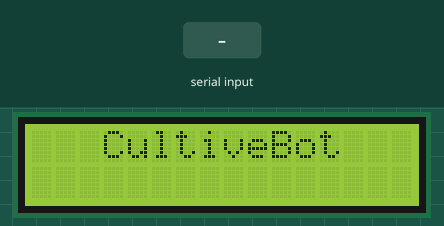
This sketch was run on a simulated Arduino Uno, built with avr-gcc and run on an emulated ATmega328P. Parts: 16×2 character LCD. The inputs (shaded band) are chosen by the test bench. What the sketch prints to the serial monitor is not drawn.

Above: at 1.2 s.
1.3 s: "a" received over Serial
At 2.3 s:
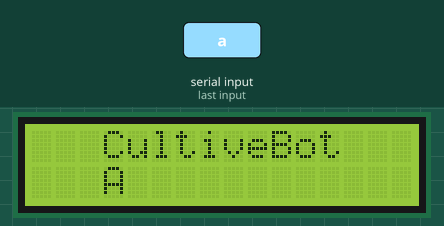
3.5 s: "s" received over Serial
At 4.4 s:
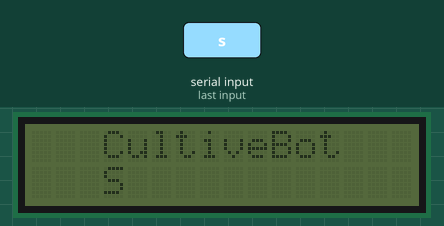
Timing chart, 0 to 6.5 s (numbered marks = the images above; inputs shaded):
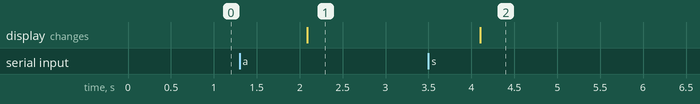

The sketch:

teste_raspberry.ino
```cpp
//Teste da raspberry

#include <SoftwareSerial.h> // Monitor serial
#include <LiquidCrystal_I2C.h> //Biblioteca LCD
LiquidCrystal_I2C lcd(0x3F,2,1,0,4,5,6,7,3, POSITIVE);

void setup() {
  Serial.begin(9600);
  lcd.begin(16, 2);
  lcd.setCursor(3,0);
  lcd.setBacklight(HIGH);
  lcd.print("CultiveBot");

}

void loop() {
  delay(1000);
  Serial.println("Alô Alô vcs sabem quem sou eu");

  char caracter = Serial.read();

  if (caracter=='a'){
    lcd.setCursor(3,0);
    lcd.setBacklight(HIGH);
    lcd.print("CultiveBot");
    lcd.setCursor(3,1);
    lcd.print("A");
    Serial.println("Inês brasil, graças a Deus");
  }

  if (caracter=='s'){
    lcd.setCursor(3,0);
    lcd.setBacklight(LOW);
    lcd.print("CultiveBot");
    lcd.setCursor(3,1);
    lcd.print("S");
    Serial.println("Aqui é só um S mesmo");
  }

}
```

Measured:
- after the input at 1.3 s, the display: changes after 0.79 s (image 1)
- after the input at 3.5 s, the display: changes after 0.60 s (image 2)
